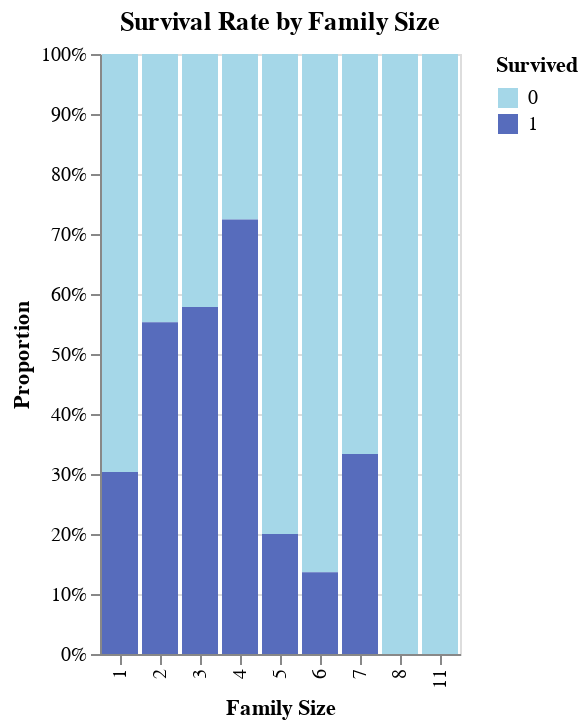

Notebook code cell kept with this figure:
### Markdown cell above
Below is the survival rate just by family size we see that single travellers have a 30% chance of survival but small to medium size families have an above even chance of survival. This decreases for larger families.

### Code cell
proportion_chart(all_df, x="Family Size", group="Survived", title="Survival Rate by Family Size")

### Figure 1 — Vega-Lite specification as saved in the notebook (floating-point values rounded to 4 significant figures)
{"config": {"view": {"continuousWidth": 300, "continuousHeight": 300}}, "data": {"name": "data-8cc26f17b1526bd2aff1d78bf94df066"}, "mark": {"type": "bar"}, "encoding": {"color": {"field": "Survived", "scale": {"range": ["#A5D7E8", "#576CBC", "#19376D", "#0b2447"]}, "type": "nominal"}, "x": {"field": "Family Size", "title": "Family Size", "type": "nominal"}, "y": {"axis": {"format": "%"}, "field": "Proportion", "title": "Proportion", "type": "quantitative"}}, "title": "Survival Rate by Family Size", "$schema": "https://vega.github.io/schema/vega-lite/v5.20.1.json", "datasets": {"data-8cc26f17b1526bd2aff1d78bf94df066": [{"Family Size": 1, "Survived": 0.0, "Count": 374, "Total": 537, "Proportion": 0.6965}, {"Family Size": 1, "Survived": 1.0, "Count": 163, "Total": 537, "Proportion": 0.3035}, {"Family Size": 2, "Survived": 0.0, "Count": 72, "Total": 161, "Proportion": 0.4472}, {"Family Size": 2, "Survived": 1.0, "Count": 89, "Total": 161, "Proportion": 0.5528}, {"Family Size": 3, "Survived": 0.0, "Count": 43, "Total": 102, "Proportion": 0.4216}, {"Family Size": 3, "Survived": 1.0, "Count": 59, "Total": 102, "Proportion": 0.5784}, {"Family Size": 4, "Survived": 0.0, "Count": 8, "Total": 29, "Proportion": 0.2759}, {"Family Size": 4, "Survived": 1.0, "Count": 21, "Total": 29, "Proportion": 0.7241}, {"Family Size": 5, "Survived": 0.0, "Count": 12, "Total": 15, "Proportion": 0.8}, {"Family Size": 5, "Survived": 1.0, "Count": 3, "Total": 15, "Proportion": 0.2}, {"Family Size": 6, "Survived": 0.0, "Count": 19, "Total": 22, "Proportion": 0.8636}, {"Family Size": 6, "Survived": 1.0, "Count": 3, "Total": 22, "Proportion": 0.1364}, {"Family Size": 7, "Survived": 0.0, "Count": 8, "Total": 12, "Proportion": 0.6667}, {"Family Size": 7, "Survived": 1.0, "Count": 4, "Total": 12, "Proportion": 0.3333}, {"Family Size": 8, "Survived": 0.0, "Count": 6, "Total": 6, "Proportion": 1.0}, {"Family Size": 11, "Survived": 0.0, "Count": 7, "Total": 7, "Proportion": 1.0}]}}
